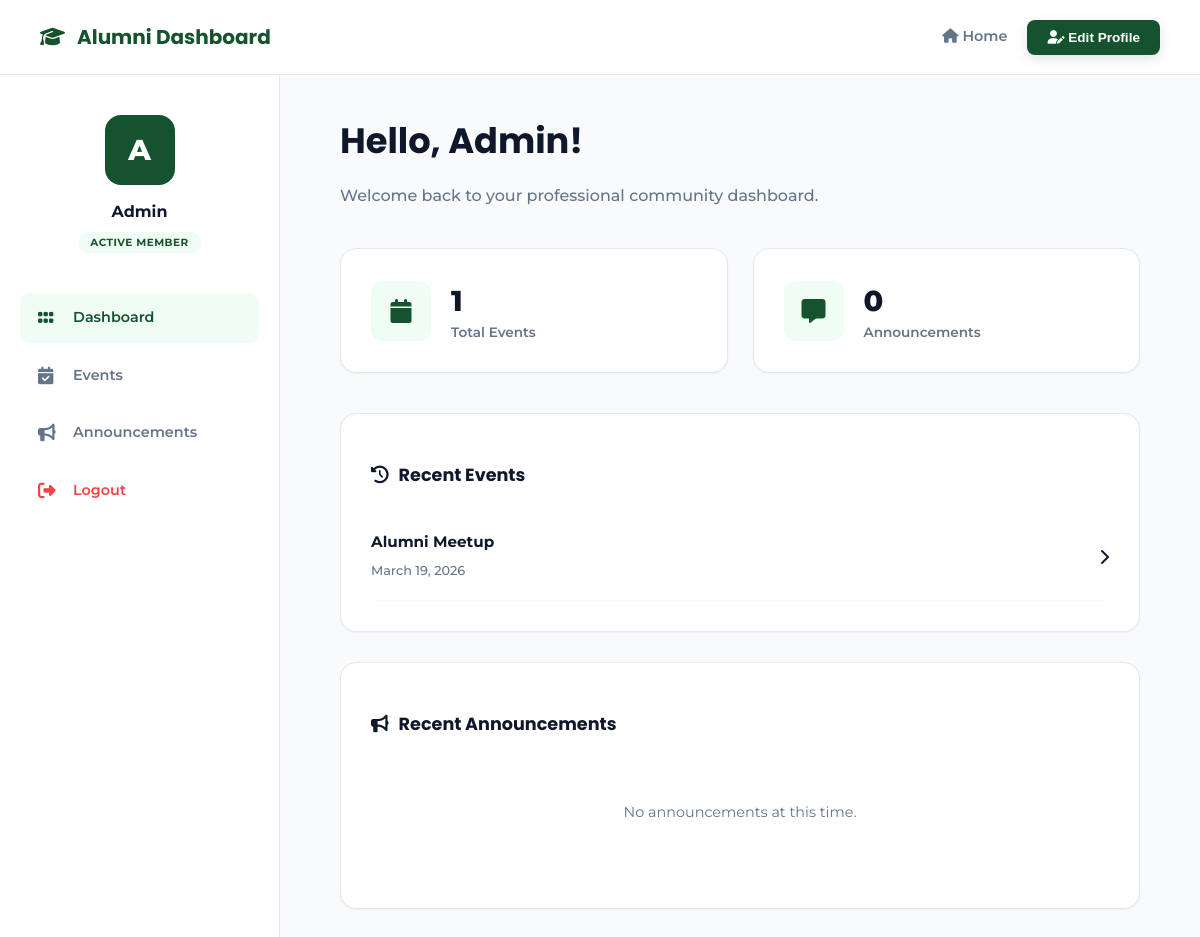
Before: /alumni_app/alumni-dashboard/ (signed in) with the older database file.
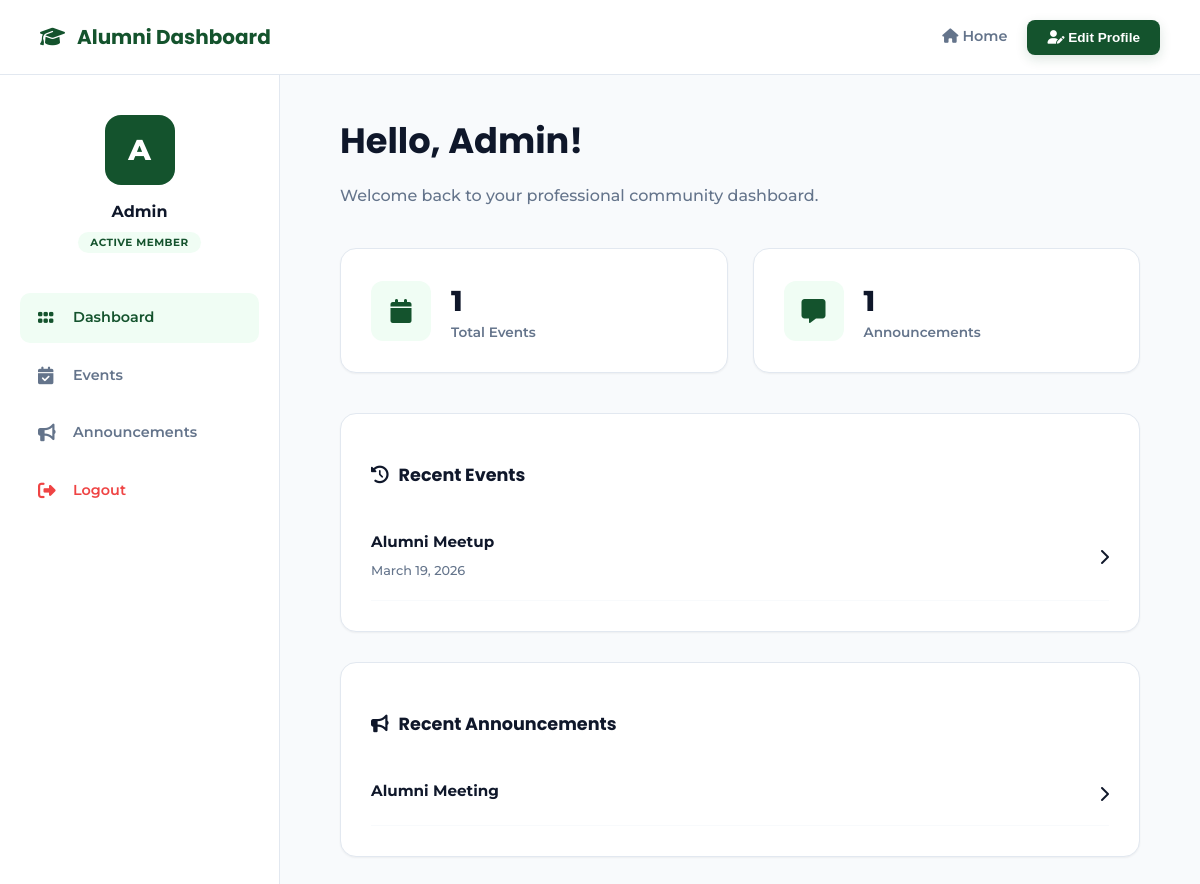
After: the same page with the newer database file.
### Alumni_app/models.py (models this page shows, shortened)
class Event(models.Model):
    title = models.CharField(max_length=200)
    description = models.TextField()
    date = models.DateField()
    image_url = models.URLField(blank=True, null=True)
    created_by = models.ForeignKey(User, on_delete=models.CASCADE, null=True, blank=True)
    is_approved = models.BooleanField(default=False)
    is_rejected = models.BooleanField(default=False)

class Announcement(models.Model):
    title = models.CharField(max_length=200)
    message = models.TextField()
    image_url = models.URLField(blank=True)
    posted_on = models.DateField(auto_now_add=True)

### Alumni_app/views.py (the view)
# urls.py: path('alumni-dashboard/', views.alumni_dashboard, name='alumni_dashboard'),
@login_required
def alumni_dashboard(request):
    profile, created = Profile.objects.get_or_create(user=request.user)
    context = {
        "profile": profile,
        "total_events": Event.objects.count(),
        "total_jobs": Job.objects.count(),
        "total_announcements": Announcement.objects.count(),
        "recent_events": Event.objects.order_by("-date")[:3],
        "recent_jobs": Job.objects.order_by("-posted_on")[:3],
        "recent_announcements": Announcement.objects.order_by("-posted_on")[:3],
    }
    return render(request, "alumni_dashboard.html", context)

### Alumni_app/templates/alumni_dashboard.html (shortened to what the changed rows need)
{% load static %}
<!doctype html>
<html lang="en">
<head>
    <link rel="stylesheet" href="{% static 'alumni_dashboard.css' %}" />
    <link rel="stylesheet" href="https://cdnjs.cloudflare.com/ajax/libs/font-awesome/6.5.0/css/all.min.css" />
</head>
<body>
    <div class="dashboard-container">
        <main class="main-content">
            <div class="welcome-section">
                <h1>Hello, {{ request.user.username }}!</h1>
            </div>
            <div class="stats">
                <div class="card stat-card">
                    <div class="stat-info">
                        <h2>{{ total_events|default:"0" }}</h2>
                    </div>
                </div>
                <div class="card stat-card">
                    <div class="stat-info">
                        <h2>{{ total_announcements|default:"0" }}</h2>
                        <p>Announcements</p>
                    </div>
                </div>
            </div>
            <div class="content-grid">
                <section class="events-section card">
                    <div class="list-container">
                        {% for event in recent_events %}
                        <div class="list-item">
                            <div class="item-text">
                                <h4>{{ event.title }}</h4>
                                <span>{{ event.date }}</span>
                            </div>
                            <i class="fa-solid fa-chevron-right"></i>
                        </div>
                        {% empty %}
                        <p class="empty-msg">No upcoming events scheduled.</p>
                        {% endfor %}
                    </div>
                </section>
                <section class="announcements-section card">
                    <div class="list-container">
                        {% for announce in recent_announcements %}
                        <div class="list-item">
                            <div class="item-text">
                                <h4>{{ announce.title }}</h4>
                            </div>
                            <i class="fa-solid fa-chevron-right"></i>
                        </div>
                        {% empty %}
                        <p class="empty-msg">No announcements at this time.</p>
                        {% endfor %}
                    </div>
                </section>
            </div>
        </main>
    </div>
</body>
</html>

Changed rows visible on the page:
added Announcement: title "Alumni Meeting"
Other visible differences:
{{ total_announcements|default:"0" }}: "0" → "1"
text no longer shown: "No announcements at this time."
